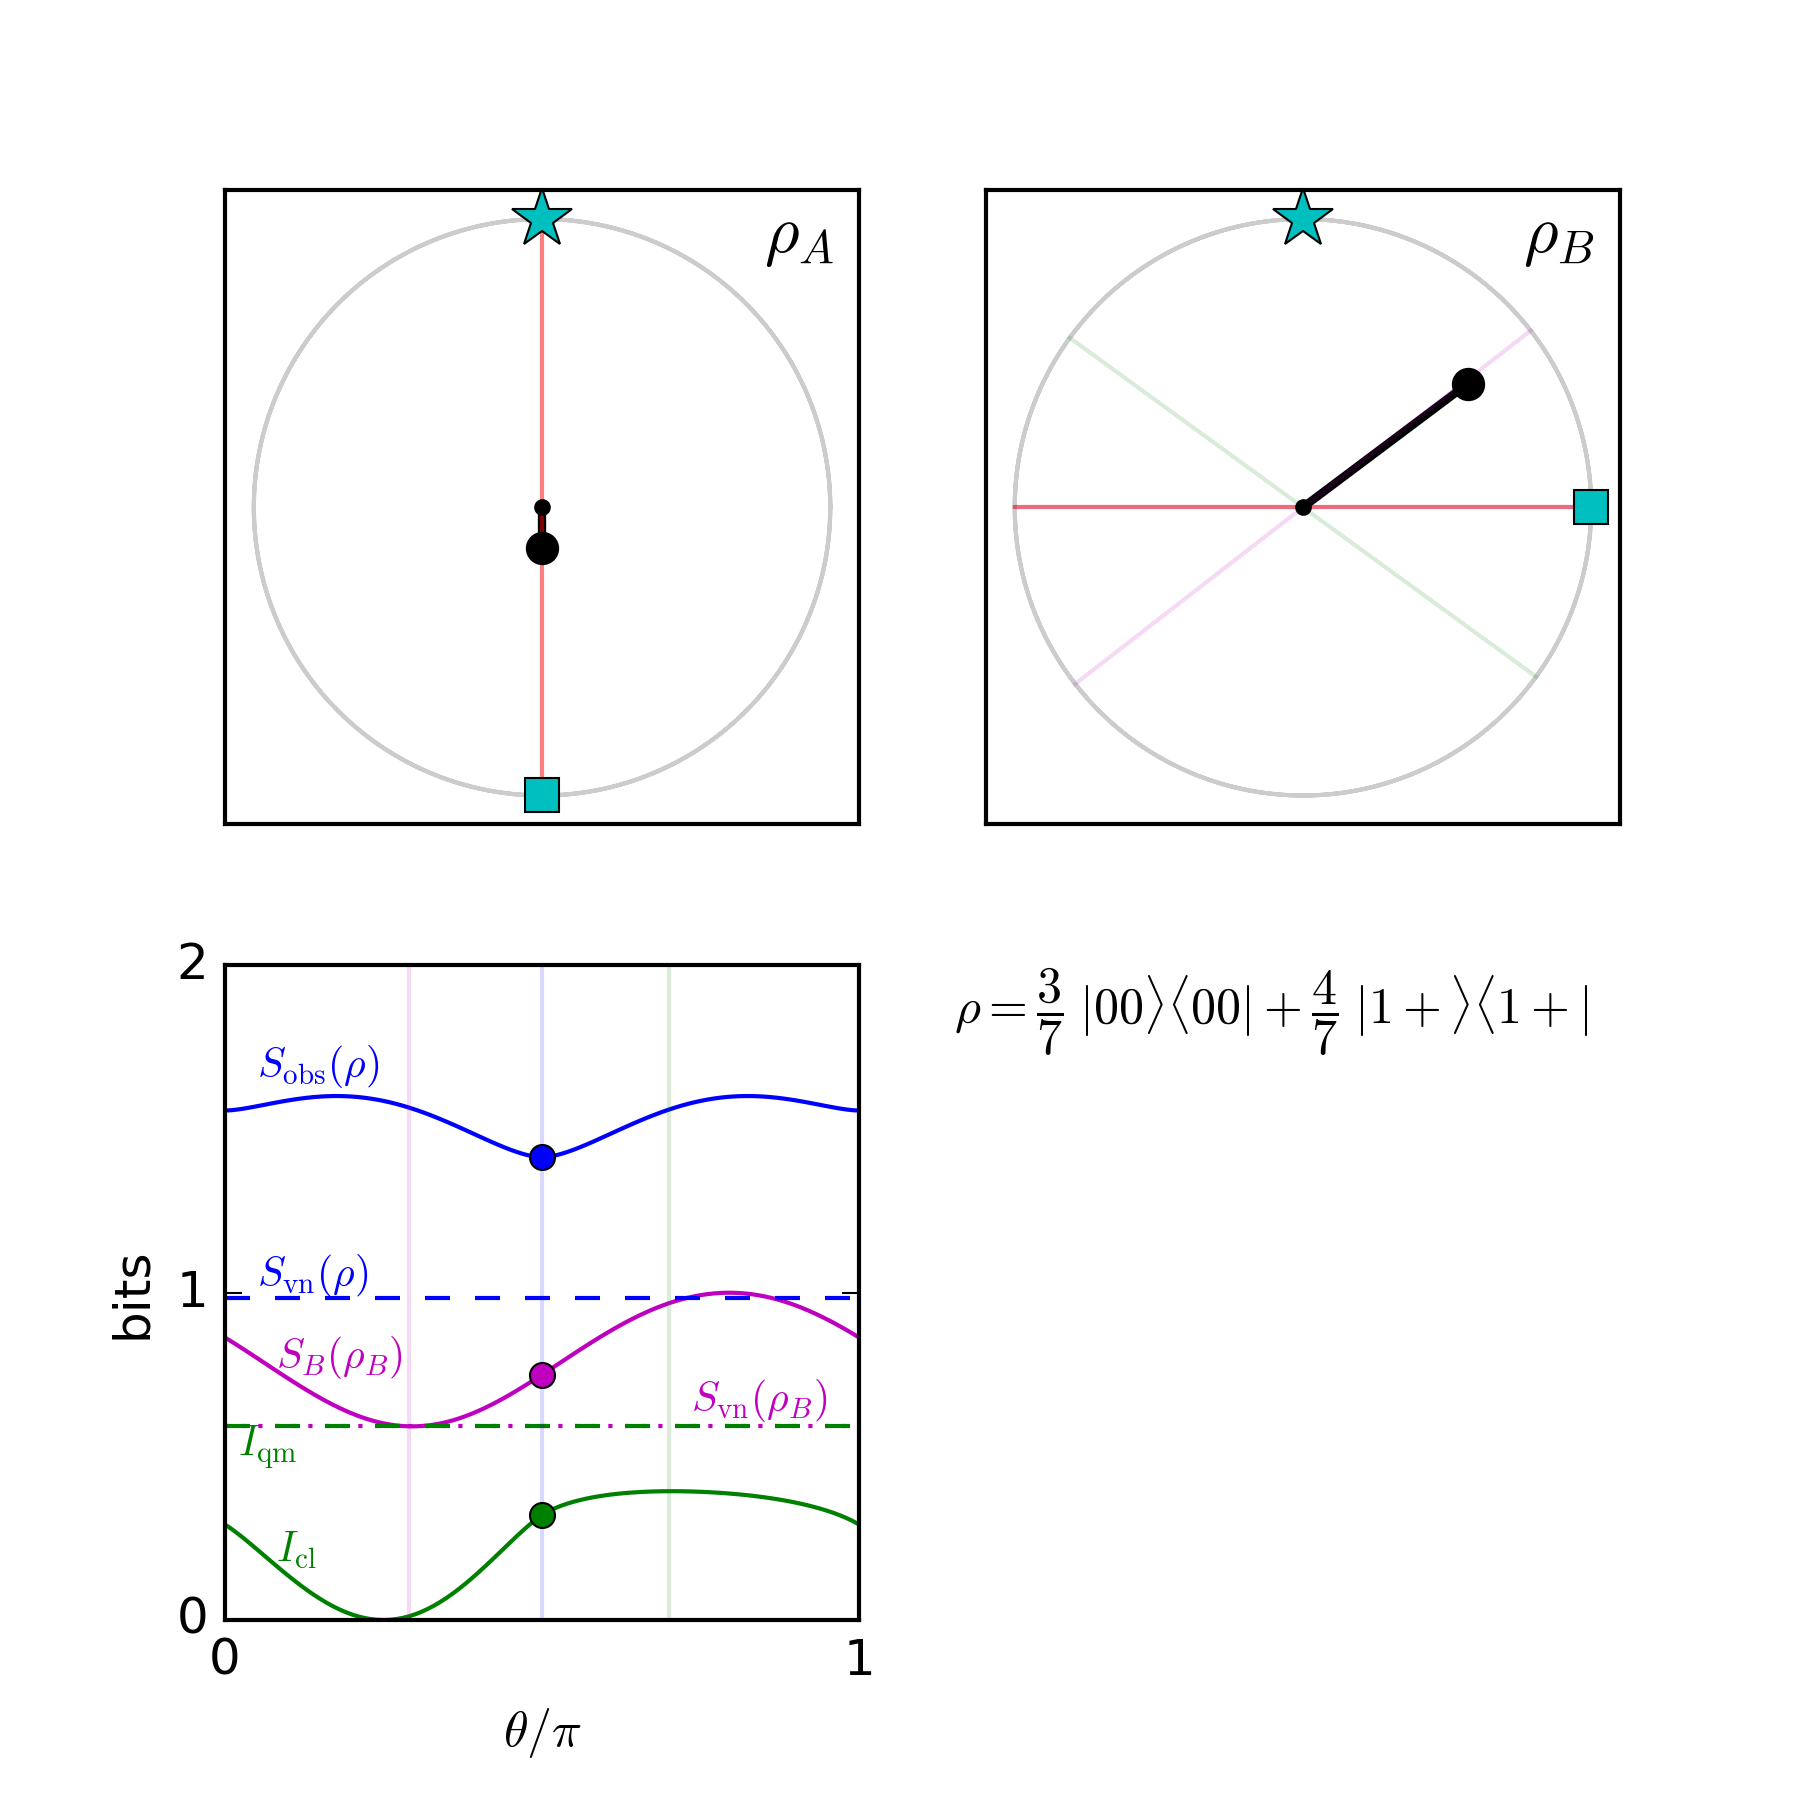

This chart was generated by the following Python code:

import numpy as np
from multipartite.LO import S_OBS_LO
from multipartite.constants import *
from multipartite.matrix import *

import matplotlib.pyplot as plt
plt.style.use("classic")




###################### inputs ##############################

aa, bb = 3,4

aa, bb = float(aa), float(bb)

rho = (1./(aa+bb)) * (aa*kprod(projd['0'],projd['0']) + bb*kprod(projd['1'],projd['+']))

n = 101

#P_RDE = [couter(np.array([2,1]))/5.,couter(np.array([-1,2]))/5.]

B2 = [pp['+'],pp['-']]

#############################################################

## independent variable
s = np.linspace(0,1,n)
theta = np.pi*s

## output variables
Sobs  = np.nan*theta
SobsA = np.nan*theta
SobsB = np.nan*theta
Icl   = np.nan*theta
Svn   = np.nan*theta
SvnA  = np.nan*theta
SvnB  = np.nan*theta
Iqm   = np.nan*theta
outs  = (np.nan*theta).astype(object)


## A POVM
A = [projd['0'],projd['1']]

## iterate over theta changing B POVMs
for i in range(n):

  ## psi
  psi = np.array([np.cos(theta[i]/2.),np.sin(theta[i]/2.)])

  ## B projectors
  B = [couter(psi), np.eye(2)-couter(psi)]


  ## out
  meas = S_OBS_LO(rho,A,B).copy()

  #print(meas.keys())

  ## fill data
  Sobs[i]  = 1.*meas['S_AB_RHO']
  SobsA[i] = 1.*meas['S_A_RHOA']
  SobsB[i] = 1.*meas['S_B_RHOB']
  Icl[i]   = 1.*meas['I_cl']
  Svn[i]   = 1.*meas['S_RHO']
  SvnA[i]  = 1.*meas['S_RHOA']
  SvnB[i]  = 1.*meas['S_RHOB']
  Iqm[i]   = 1.*meas['I_qm']
  outs[i]  = meas.copy()


#plot
if True:
  ## new figure
  fig = plt.figure(1, figsize=(6,6))
  ax1 = fig.add_subplot(221)
  ax2 = fig.add_subplot(222)
  ax3 = fig.add_subplot(223)
  AX = [ax1,ax2,ax3]
  for ax in [ax1,ax2]:
    ## format axes
    plt.sca(ax)
    plt.xlim(-1.1,1.1)
    plt.ylim(-1.1,1.1)
    plt.gca().set_aspect(1)
    plt.xticks([])
    plt.yticks([])
    ## dots at center
    plt.plot([0],[0], 'k.',  markersize=7, zorder=999)
    ## circle on bloch sphere
    ssx = 2.*np.pi*np.linspace(-1.,1.001,1001)
    plt.plot(np.cos(ssx),np.sin(ssx),'.8')
  ## plot bloch vectors x and z direction
  rA, rB = meas['rA'], meas['rB']
  sty1 = dict(ls='-', lw=2, c='k', zorder=99)
  sty2 = dict(marker='.', c='k', markersize=15, zorder=9999)
  ## lines
  AX[0].plot([0,rA[0]],[0,rA[2]], **sty1)
  AX[1].plot([0,rB[0]],[0,rB[2]], **sty1)
  ## dots
  AX[0].plot([rA[0]],[rA[2]], **sty2)
  AX[1].plot([rB[0]],[rB[2]], **sty2)
  ## plot POVM bloch vectors for A
  for i in range(len(meas['A'])):
    x, y, z = 1.*meas['POVM_BLOCH_A'][i]
    V = .5*meas['Vx'][i]
    ax1.plot([0,x],[0,z], 'r-', alpha=1.*V, lw=2.*V, zorder=100)

## set axes if using above figure thing
if True:
  plt.sca(ax3)

## format axis
plt.xlabel(r"$\theta/\pi$")
plt.ylabel("bits")
plt.xlim(0,1)
plt.ylim(0,2)
plt.xticks([0,1])
plt.yticks([0,1,2])


## plot entropies
plt.plot(s, SvnB, 'm:')
plt.plot(s, SobsB, 'm-')
plt.plot(s, Iqm, 'g--')
plt.plot(s, Icl, 'g-')
plt.plot(s, Svn , 'b--')
plt.plot(s, Sobs, 'b-')


## show approximate optima
alpha = .15

## Sobs min
col = 'b'
## on bloch diagram
ii = 50
meas = outs[ii]
for i in range(len(meas['B'])):
  x, y, z = 1.*meas['POVM_BLOCH_B'][i]
  V = .5*meas['Vy'][i]
  ax2.plot([0,x],[0,z], c=col, alpha=alpha, lw=1., zorder=100)
## on entropy graph
ax3.plot([s[ii],s[ii]],[0,2], c=col, alpha=alpha, lw=1.)

## SobsB min
col = 'm'
## on bloch diagram
ii = 29
meas = outs[ii]
for i in range(len(meas['B'])):
  x, y, z = 1.*meas['POVM_BLOCH_B'][i]
  V = .5*meas['Vy'][i]
  ax2.plot([0,x],[0,z], c=col, alpha=alpha, lw=1., zorder=100)
## on entropy graph
ax3.plot([s[ii],s[ii]],[0,2], c=col, alpha=alpha, lw=1.)


## Icl max
col = 'g'
## on bloch diagram
ii = 70
meas = outs[ii]
for i in range(len(meas['B'])):
  x, y, z = 1.*meas['POVM_BLOCH_B'][i]
  V = .5*meas['Vy'][i]
  ax2.plot([0,x],[0,z], c=col, alpha=alpha, lw=1., zorder=100)
## on entropy graph
ax3.plot([s[ii],s[ii]],[0,2], c=col, alpha=alpha, lw=1.)


## plot the correlated points of rho
ax1.plot([0],[1], marker='*', markersize=15, c='c', zorder=9999)
ax2.plot([0],[1], marker='*', markersize=15, c='c', zorder=9999)
ax1.plot([0],[-1], marker='s', markersize=8, c='c', zorder=9999)
ax2.plot([1],[0], marker='s', markersize=8, c='c', zorder=9999)


## annotations
rhostring=r"$\rho = \dfrac{%d}{%d} \; |00\rangle \langle 00| + \dfrac{%d}{%d} \; |1+\rangle \langle 1+|$"%(aa,aa+bb,bb,aa+bb)

## rhoAB
sty = dict(size=16)
ax1.annotate(r"$\rho_A$", xy=(.96,.98), ha="right", va="top", xycoords="axes fraction", **sty)
ax2.annotate(r"$\rho_B$", xy=(.96,.98), ha="right", va="top", xycoords="axes fraction", **sty)

## entropy labels
sty = dict(size=10, color='b')
ax3.annotate(r"$S_{\rm obs}(\rho)$", xy=(.05,1.62), ha="left", va="bottom", **sty)
ax3.annotate(r"$S_{\rm vn}(\rho)$", xy=(.05,.98), ha="left", va="bottom", **sty)
sty = dict(size=10, color='m')
ax3.annotate(r"$S_{B}(\rho_B)$", xy=(.08,.73), ha="left", va="bottom", **sty)
ax3.annotate(r"$S_{\rm vn}(\rho_B)$", xy=(.95,.6), ha="right", va="bottom", **sty)
sty = dict(size=10, color='g')
ax3.annotate(r"$I_{\rm cl}$", xy=(.08,.15), ha="left", va="bottom", **sty)
ax3.annotate(r"$I_{\rm qm}$", xy=(.02,.6), ha="left", va="top", **sty)


## fourth axis just for annotations
ax4 = fig.add_subplot(224)
ax4.axis('off')
sty = dict(size=12, color='k')

ax4.annotate(rhostring, xy=(-.05,1), ha="left", va="top", xycoords="axes fraction", **sty)
# eqstr = r"$S_{A \otimes B}(\rho) = S_{A}(\rho_A) + S_{B}(\rho_B) - I_{cl}$"
# ax4.annotate(eqstr, xy=(-.05,.75), ha="left", va="top", xycoords="axes fraction", **sty)
# notestr = r"Best $LO^{*}$ measurement here"+"\n"+"optimizes neither marginal entropy"+"\n"+"nor measured mutual info."
# ax4.annotate(notestr, xy=(-.05,.5), ha="left", va="top", xycoords="axes fraction", size=10)




######### NOW DO AGAIN WITH A PARTICULAR POVM B2! ############

if True:

  ## B projectors
  B = B2

  ## out
  meas = S_OBS_LO(rho,A,B).copy()

  #print(meas.keys())

  ## fill data
  Sobs_B2  = 1.*meas['S_AB_RHO']
  SobsA_B2 = 1.*meas['S_A_RHOA']
  SobsB_B2 = 1.*meas['S_B_RHOB']
  Icl_B2   = 1.*meas['I_cl']
  Svn_B2   = 1.*meas['S_RHO']
  SvnA_B2  = 1.*meas['S_RHOA']
  SvnB_B2  = 1.*meas['S_RHOB']
  Iqm_B2   = 1.*meas['I_qm']
  outs_B2  = meas.copy()

  ## plot entropies
  ax3.plot([.5], [SobsB_B2], 'mo')
  ax3.plot([.5], [Icl_B2], 'go')
  ax3.plot([.5], [Sobs_B2], 'bo')

  col, alpha = 'r', .5
  for i in range(len(meas['B'])):
    x, y, z = 1.*meas['POVM_BLOCH_B'][i]
    V = .5*meas['Vy'][i]
    ax2.plot([0,x],[0,z], c=col, alpha=alpha, lw=1., zorder=100)


## save
plt.savefig('002.png', dpi=300)
